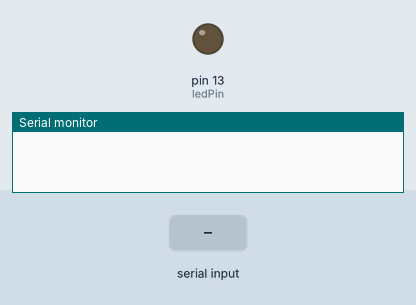
Simulated run of this sketch. Board: Arduino Uno, built with avr-gcc and run on an emulated ATmega328P. Parts: output pins drawn as LEDs (lit = HIGH), the last lines printed to the serial monitor. The test bench sets the inputs (shaded band).

Above: at 1.2 s.
1.3 s: "A" received over Serial
At 2.1 s:
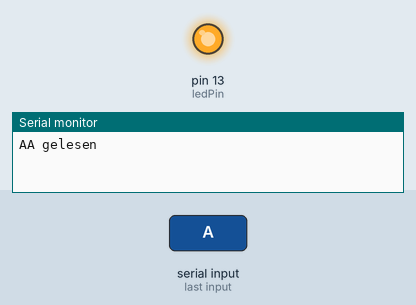
2.8 s: "B" received over Serial
5.8 s: "1" received over Serial
Timing chart, 0 to 8.8 s (numbered marks = the images above; inputs shaded):
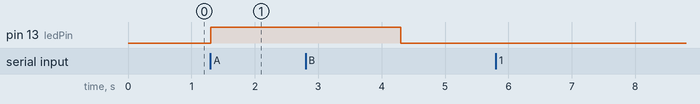

The sketch:

lampe_mit_buchstaben.ino
```cpp
char incomingByte;
const int ledPin = 13;

void setup() {
  pinMode(ledPin, OUTPUT);
  Serial.begin(9600);
}

void loop() {
  if (Serial.available() > 0) {
        incomingByte = Serial.read();
        Serial.write(incomingByte);
        if (incomingByte == 'A'){
          Serial.write("A gelesen");
          digitalWrite(ledPin, HIGH);
          delay(3000);
          digitalWrite(ledPin, LOW);
        }
        if (incomingByte == 'B'){
          Serial.write("B gelesen");
          digitalWrite(ledPin, LOW);
        }
    }
}
```

Measured:
- after the input at 1.3 s, pin 13 (ledPin): LOW → HIGH at once
